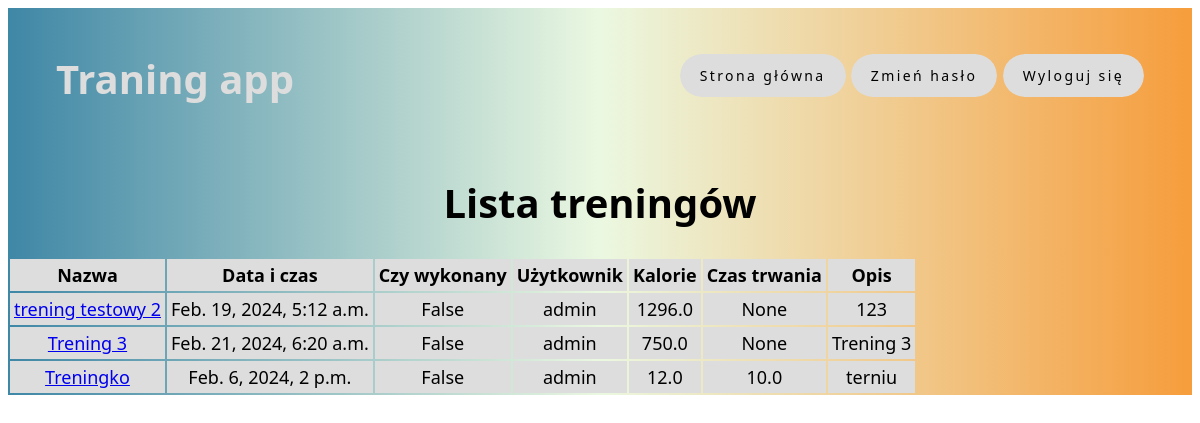
Page /traningapp/list_of_training/ (signed in) on the committed database.
### traningapp/models.py (models this page shows, shortened)
class Training(models.Model):
    name = models.CharField(max_length=100,null=True)
    datetime = models.DateTimeField()
    executed = models.BooleanField(default=False)
    all_calories = models.FloatField(null=True)
    user = models.ForeignKey(User, on_delete=models.CASCADE, null=True)
    description = models.TextField(blank=True)
    duration = models.FloatField(null=True)
    exercises = models.ManyToManyField('Exercise', through='TrainingExercise')

### traningapp/views.py (the view)
# urls.py: path('list_of_training/', list_of_training, name='list_of_training'),
@login_required
def list_of_training(request):
    current_user = request.user
    trainings = Training.objects.filter(user=current_user)
    return render(request, 'list_of_training.html', {'trainings': trainings})

### templates/list_of_training.html
{% extends 'base.html' %}
{% block content %}
<body>
    <div style="justify-content: center; text-align: center ">
    <h1>Lista treningów</h1>
    <table>
        <thead>
            <tr>
                <th class="tab1">Nazwa</th>
                <th class="tab1">Data i czas</th>
                <th class="tab1">Czy wykonany</th>
                <th class="tab1">Użytkownik</th>
                <th class="tab1">Kalorie</th>
                <th class="tab1">Czas trwania</th>
                <th class="tab1">Opis</th>
            </tr>
        </thead>
        <tbody>
            {% for training in trainings %}
            <tr>
                <td class="tab1"><a href="{% url 'training_exercises' training_id=training.id %}">{{ training.name }}</a></td>
                <td class="tab1">{{ training.datetime }}</td>
                <td class="tab1">{{ training.executed }}</td>
                <td class="tab1">{{ training.user }}</td>
                <td class="tab1">{{ training.all_calories }}</td>
                <td class="tab1">{{ training.duration }}</td>
                <td class="tab1">{{ training.description }}</td>
            </tr>
            {% endfor %}
        </tbody>
    </table>
    </div>
</body>
{% endblock %}

### static/styles.css (style rules this page uses)
body { font-family: system-ui; font-size: 20px; }
.tab1 { font-size: large; background-color: #ddd; padding: 4px; text-align: center; }

### rows in the picture
Training: name "trening testowy 2", datetime "Feb. 19, 2024, 5:12 a.m.", executed "False", user "admin", all_calories "1296.0", duration "None", description "123"
Training: name "Trening 3", datetime "Feb. 21, 2024, 6:20 a.m.", executed "False", user "admin", all_calories "750.0", duration "None", description "Trening 3"
Training: name "Treningko", datetime "Feb. 6, 2024, 2 p.m.", executed "False", user "admin", all_calories "12.0", duration "10.0", description "terniu"
